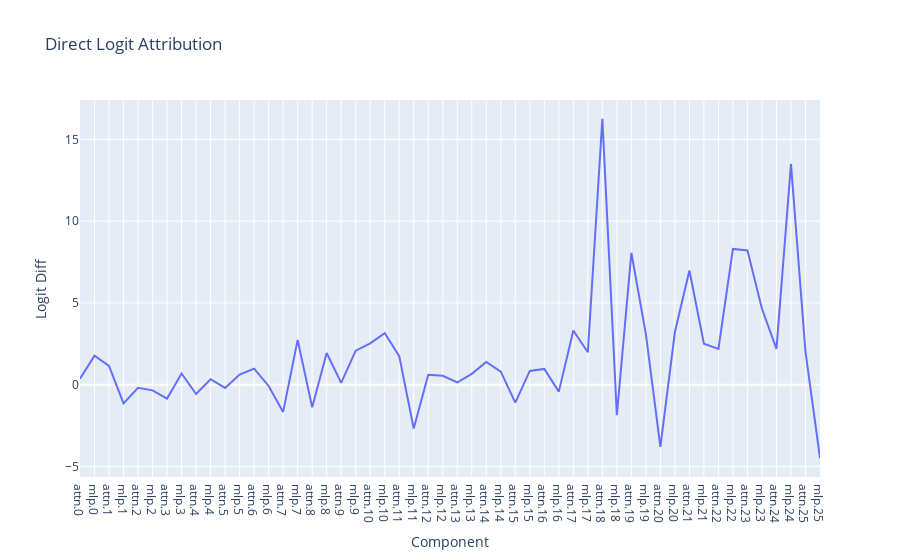

The notebook cell this image was saved under:
### Code cell
xlabels = [f"{comp}.{layer}" for layer in range(gemma2b.config.num_hidden_layers) for comp in ["attn", "mlp"]]
fig = px.line(x=xlabels, y=dla, title="Direct Logit Attribution")
fig.update_layout(
  xaxis_title="Component",
  yaxis_title="Logit Diff"
)

### Figure 1 — Plotly figure (JSON) as saved in the notebook; plotly's stock layout.template omitted (floating-point values rounded to 4 significant figures)
{"data": [{"hovertemplate": "x=%{x}<br>y=%{y}<extra></extra>", "legendgroup": "", "line": {"color": "#636efa", "dash": "solid"}, "marker": {"symbol": "circle"}, "mode": "lines", "name": "", "orientation": "v", "showlegend": false, "type": "scatter", "x": ["attn.0", "mlp.0", "attn.1", "mlp.1", "attn.2", "mlp.2", "attn.3", "mlp.3", "attn.4", "mlp.4", "attn.5", "mlp.5", "attn.6", "mlp.6", "attn.7", "mlp.7", "attn.8", "mlp.8", "attn.9", "mlp.9", "attn.10", "mlp.10", "attn.11", "mlp.11", "attn.12", "mlp.12", "attn.13", "mlp.13", "attn.14", "mlp.14", "attn.15", "mlp.15", "attn.16", "mlp.16", "attn.17", "mlp.17", "attn.18", "mlp.18", "attn.19", "mlp.19", "attn.20", "mlp.20", "attn.21", "mlp.21", "attn.22", "mlp.22", "attn.23", "mlp.23", "attn.24", "mlp.24", "attn.25", "mlp.25"], "xaxis": "x", "y": [0.364, 1.77, 1.142, -1.142, -0.1903, -0.3477, -0.8522, 0.6832, -0.5713, 0.3312, -0.1992, 0.6166, 0.9795, -0.07842, -1.665, 2.74, -1.378, 1.938, 0.1131, 2.081, 2.525, 3.156, 1.745, -2.685, 0.6052, 0.5471, 0.1332, 0.6617, 1.385, 0.798, -1.101, 0.8422, 0.9631, -0.4249, 3.313, 1.981, 16.26, -1.861, 8.066, 3.088, -3.802, 3.218, 6.981, 2.499, 2.184, 8.302, 8.208, 4.644, 2.187, 13.5, 2.0, -4.495], "yaxis": "y"}], "layout": {"legend": {"tracegroupgap": 0}, "title": {"text": "Direct Logit Attribution"}, "xaxis": {"anchor": "y", "domain": [0, 1], "title": {"text": "Component"}}, "yaxis": {"anchor": "x", "domain": [0, 1], "title": {"text": "Logit Diff"}}}}
